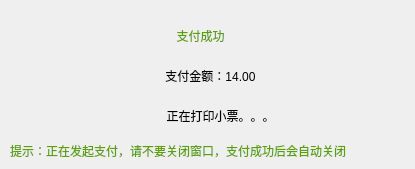
<?xml version="1.0" encoding="UTF-8"?>
<ui version="4.0">
 <class>PaySuccessShowDlg</class>
 <widget class="QDialog" name="PaySuccessShowDlg">
  <property name="geometry">
   <rect>
    <x>0</x>
    <y>0</y>
    <width>415</width>
    <height>169</height>
   </rect>
  </property>
  <property name="windowTitle">
   <string>PaySuccessShowDlg</string>
  </property>
  <widget class="QLabel" name="label">
   <property name="geometry">
    <rect>
     <x>10</x>
     <y>140</y>
     <width>401</width>
     <height>21</height>
    </rect>
   </property>
   <property name="styleSheet">
    <string notr="true">color: rgb(90, 162, 0);
font: bold 10pt &quot;Arial&quot;;</string>
   </property>
   <property name="text">
    <string>提示：正在发起支付，请不要关闭窗口，支付成功后会自动关闭</string>
   </property>
  </widget>
  <widget class="QLabel" name="payStatus1">
   <property name="geometry">
    <rect>
     <x>0</x>
     <y>20</y>
     <width>401</width>
     <height>31</height>
    </rect>
   </property>
   <property name="styleSheet">
    <string notr="true">font: bold 17pt &quot;Arial&quot;;
color: rgb(90, 162, 0);</string>
   </property>
   <property name="text">
    <string>支付成功</string>
   </property>
   <property name="alignment">
    <set>Qt::AlignCenter</set>
   </property>
  </widget>
  <widget class="QLabel" name="payStatus2">
   <property name="geometry">
    <rect>
     <x>20</x>
     <y>60</y>
     <width>381</width>
     <height>31</height>
    </rect>
   </property>
   <property name="styleSheet">
    <string notr="true">font: 75 14pt &quot;Arial&quot;;</string>
   </property>
   <property name="text">
    <string>支付金额：14.00</string>
   </property>
   <property name="alignment">
    <set>Qt::AlignCenter</set>
   </property>
  </widget>
  <widget class="QLabel" name="payStatus3">
   <property name="geometry">
    <rect>
     <x>110</x>
     <y>100</y>
     <width>221</width>
     <height>31</height>
    </rect>
   </property>
   <property name="styleSheet">
    <string notr="true">font: 75 14pt &quot;Arial&quot;;</string>
   </property>
   <property name="text">
    <string>正在打印小票。。。</string>
   </property>
   <property name="alignment">
    <set>Qt::AlignCenter</set>
   </property>
  </widget>
 </widget>
 <layoutdefault spacing="6" margin="11"/>
 <resources/>
 <connections/>
</ui>
